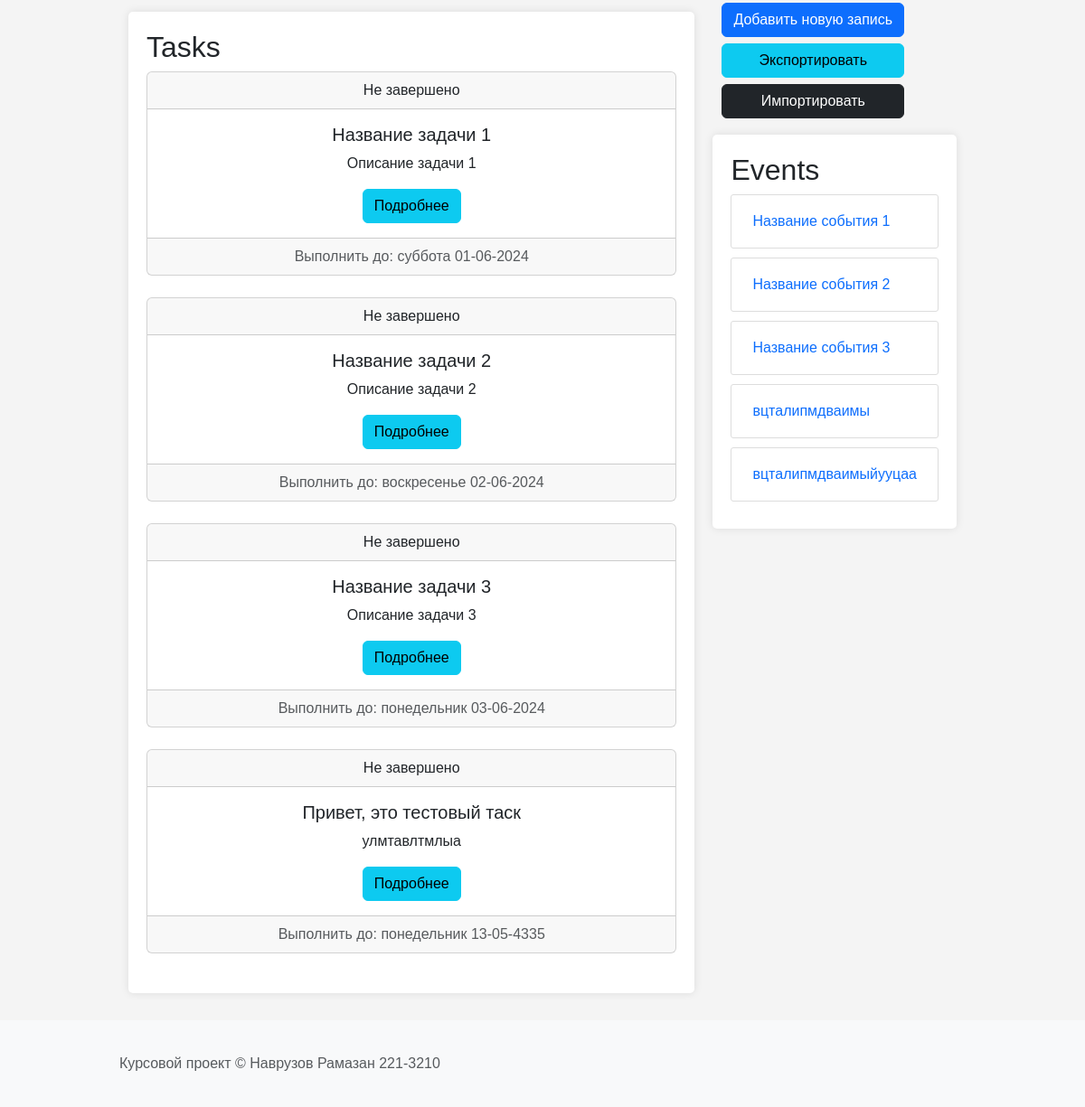
Before: / (signed in, lower part) with the older database file.
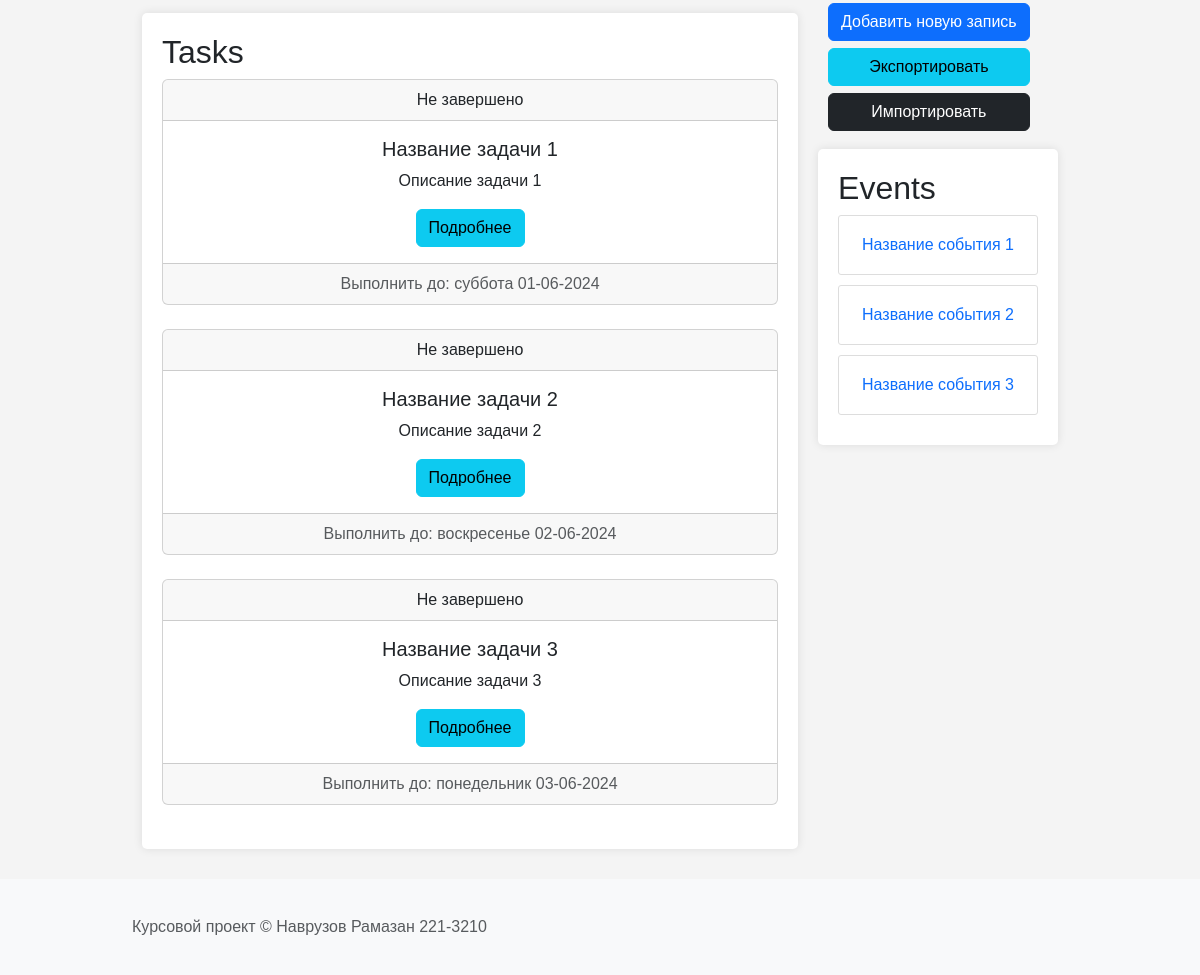
After: the same page with the newer database file.
### app.py (models this page shows)
class Task(db.Model):
    __tablename__ = 'tasks'
    task_id = db.Column(db.Integer, primary_key=True, autoincrement=True)
    user_id = db.Column(db.Integer, db.ForeignKey('users.user_id'), nullable=False)
    title = db.Column(db.String(255), nullable=False)
    description = db.Column(db.Text)
    due_date = db.Column(db.Date)
    priority = db.Column(db.Integer, default=1)
    status = db.Column(db.String(50))
    __table_args__ = (
        db.CheckConstraint('priority >= 1 AND priority <= 10', name='check_priority_range'),
    )

class Event(db.Model):
    __tablename__ = 'events'
    event_id = db.Column(db.Integer, primary_key=True, autoincrement=True)
    user_id = db.Column(db.Integer, db.ForeignKey('users.user_id'), nullable=False)
    title = db.Column(db.String(255), nullable=False)
    description = db.Column(db.Text)
    event_date = db.Column(db.DateTime)

### app.py (the view)
@app.route('/', methods=['GET', 'POST'])
@login_required
def index():
    user_id = current_user.user_id
    tasks = Task.query.filter_by(user_id=user_id).all()
    events = Event.query.filter_by(user_id=user_id).all()
    form = ImportForm()
    return render_template('index.html', tasks=tasks, events=events, form=form)

### app.py (called while the page is built)
def format_date(value):
    return format_datetime(value, "EEEE dd-MM-yyyy", locale='ru_RU')

@login_manager.user_loader
def load_user(user_id):
    return User.query.get(int(user_id))

### templates/index.html (shortened to what this page needs)
<!DOCTYPE html>
<html lang="ru">
<head>
    <link href="https://cdn.jsdelivr.net/npm/bootstrap@5.3.3/dist/css/bootstrap.min.css" rel="stylesheet">
    <link rel="stylesheet" href="{{ url_for('static', filename='styles.css') }}">
    <link rel="stylesheet" href="{{ url_for('static', filename='calendar_styles.css') }}" />
    <link rel="stylesheet" href="https://cdnjs.cloudflare.com/ajax/libs/font-awesome/6.2.1/css/all.min.css"/>
</head>
<body>
    <div class="container">
        <div class="tasks">
            <h2>Tasks</h2>
            <div id="task-list">
                {% for task in tasks %}
                <div class="card text-center">
                    <div class="card-header">
                        {% if not task.status %}
                            Выполнено
                        {% else %}
                            Не завершено
                        {% endif %}
                    </div>
                    <div class="card-body">
                        <h5 class="card-title">{{ task.title }}</h5>
                        <p class="card-text">{{ task.description }}</p>
                        <button type="button" class="get-info btn btn-info" data-bs-toggle="modal" data-bs-target="#viewRecordModal" data-record-id="{{ task.task_id }}" data-record-type="task">Подробнее</button>
                    </div>
                    <div class="card-footer text-body-secondary">
                        Выполнить до: {{ task.due_date | format_date }}
                    </div>
                </div>
                <br>
                {% endfor %}
            </div>
        </div>
        <div class="sidebar">
            <div class="buttons" style="margin-left: 20px;">
                <div class="btn-group-vertical">
                    <button class="btn btn-primary btn-add mb-2 rounded" id="add-record-btn" data-bs-toggle="modal" data-bs-target="#addRecordModal">Добавить новую запись</button>
                    <button class="btn btn-info mb-2 rounded" id="btn-export">Экспортировать</button>
                    <button class="btn btn-dark mb-2 rounded" id="btn-import" data-bs-toggle="modal" data-bs-target="#importModal">Импортировать</button>
                </div>
            </div>
            <div class="events">
                <h2>Events</h2>
                <div id="event-list">
                    {% for event in events %}
                    <div class="event-item"><button type="button" class="btn link-primary get-info" data-bs-toggle="modal" data-bs-target="#viewRecordModal" data-record-id="{{ event.event_id }}" data-record-type="event">{{ event.title }}</button></div>
                    {% endfor %}
                </div>
            </div>
        </div>
    </div>
    <footer class="mt-auto py-3 bg-light">
        <div class="container text-center">
            <span class="text-muted">Курсовой проект &#169; Наврузов Рамазан 221-3210</span>
        </div>
    </footer>
</body>
</html>

Changed rows visible on the page:
no longer on this page (row edited): Task: status "Не завершено", title "Привет, это тестовый таск", description "улмтавлтмлыа", due_date "понедельник 13-05-4335"
no longer on this page (row edited): Event: title "вцталипмдваимы"
no longer on this page (row edited): Event: title "вцталипмдваимыйууцаа"
